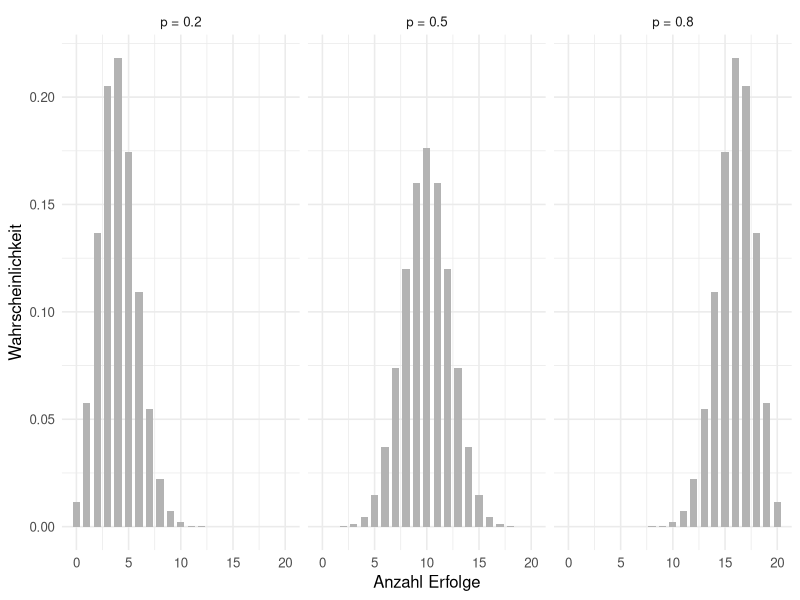
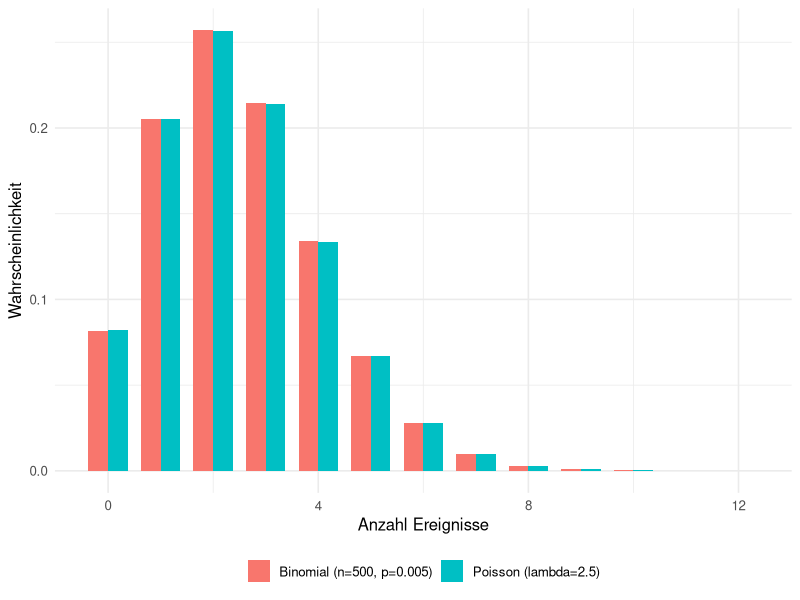

Source code (R) for these figures, in order:
## ---- chunk 1
#| label: setup-r
#| include: false
library(ggplot2)

theme_set(theme_minimal(base_size = 12))
set.seed(42)
## ---- chunk 2
#| label: zufallsvariable-r
kombinationen <- expand.grid(wurf1 = 1:6, wurf2 = 1:6)
summe <- kombinationen$wurf1 + kombinationen$wurf2

table(summe)                       # wie viele Kombinationen je Summe
round(prop.table(table(summe)), 3) # die Wahrscheinlichkeitsfunktion
## ---- chunk 3
#| label: erwartungswert-r
werte <- as.numeric(names(table(summe)))
p     <- as.numeric(prop.table(table(summe)))

ew <- sum(werte * p)
var_modell <- sum((werte - ew)^2 * p)

c(erwartungswert = ew, varianz = var_modell) |> round(3)

# Gegenprobe: 100000 simulierte Wuerfe
sim <- rowSums(matrix(sample(1:6, 2e5, replace = TRUE), ncol = 2))
c(mittel = mean(sim), varianz = var(sim)) |> round(3)
## ---- chunk 4
#| label: binomial-herleitung-r
n <- 5; k <- 2; p <- 0.3

choose(n, k) * p^k * (1 - p)^(n - k)   # von Hand
dbinom(k, size = n, prob = p)          # eingebaut
## ---- chunk 5
#| label: fig-binomial-r
#| fig-cap: "Binomialverteilung für n = 20 bei drei Erfolgswahrscheinlichkeiten."
#| fig-height: 3.2
gitter <- expand.grid(k = 0:20, p = c(0.2, 0.5, 0.8))
gitter$dichte <- dbinom(gitter$k, size = 20, prob = gitter$p)
gitter$p_label <- paste("p =", gitter$p)

ggplot(gitter, aes(k, dichte)) +
  geom_col(fill = "grey70", width = 0.7) +
  facet_wrap(~ p_label) +
  labs(x = "Anzahl Erfolge", y = "Wahrscheinlichkeit")
## ---- chunk 6
#| label: dpqr-r
dbinom(3, size = 10, prob = 0.3)      # genau 3 Erfolge
pbinom(3, size = 10, prob = 0.3)      # hoechstens 3
1 - pbinom(3, size = 10, prob = 0.3)  # mehr als 3
qbinom(0.95, size = 10, prob = 0.3)
rbinom(5, size = 10, prob = 0.3)
## ---- chunk 7
#| label: poisson-r
lambda <- 2.5

k <- 0:10
ew  <- sum(k * dpois(k, lambda))
var <- sum((k - ew)^2 * dpois(k, lambda))

c(lambda = lambda, erwartungswert = ew, varianz = var) |> round(3)
## ---- chunk 8
#| label: fig-poisson-r
#| fig-cap: "Binomialverteilung mit n = 500 und p = 0.005 gegen die Poissonverteilung mit lambda = 2.5."
#| fig-height: 3.2
k <- 0:12
vergleich <- data.frame(
  k      = rep(k, 2),
  dichte = c(dbinom(k, size = 500, prob = 0.005), dpois(k, 2.5)),
  modell = rep(c("Binomial (n=500, p=0.005)", "Poisson (lambda=2.5)"), each = length(k))
)

ggplot(vergleich, aes(k, dichte, fill = modell)) +
  geom_col(position = "dodge", width = 0.75) +
  labs(x = "Anzahl Ereignisse", y = "Wahrscheinlichkeit", fill = NULL) +
  theme(legend.position = "bottom")
